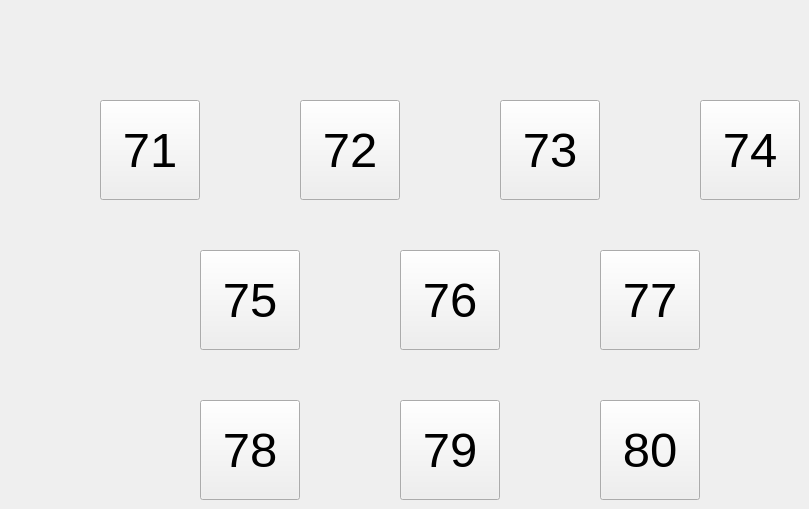
   <widget class="QWidget" name="page_8">
    <widget class="QPushButton" name="Pigsty_72">
     <property name="geometry">
      <rect>
       <x>300</x>
       <y>100</y>
       <width>100</width>
       <height>100</height>
      </rect>
     </property>
     <property name="font">
      <font>
       <pointsize>37</pointsize>
      </font>
     </property>
     <property name="text">
      <string>72</string>
     </property>
    </widget>
    <widget class="QPushButton" name="Pigsty_74">
     <property name="geometry">
      <rect>
       <x>700</x>
       <y>100</y>
       <width>100</width>
       <height>100</height>
      </rect>
     </property>
     <property name="font">
      <font>
       <pointsize>37</pointsize>
      </font>
     </property>
     <property name="text">
      <string>74</string>
     </property>
    </widget>
    <widget class="QPushButton" name="Pigsty_73">
     <property name="geometry">
      <rect>
       <x>500</x>
       <y>100</y>
       <width>100</width>
       <height>100</height>
      </rect>
     </property>
     <property name="font">
      <font>
       <pointsize>37</pointsize>
      </font>
     </property>
     <property name="text">
      <string>73</string>
     </property>
    </widget>
    <widget class="QPushButton" name="Pigsty_77">
     <property name="geometry">
      <rect>
       <x>600</x>
       <y>250</y>
       <width>100</width>
       <height>100</height>
      </rect>
     </property>
     <property name="font">
      <font>
       <pointsize>37</pointsize>
      </font>
     </property>
     <property name="text">
      <string>77</string>
     </property>
    </widget>
    <widget class="QPushButton" name="Pigsty_71">
     <property name="geometry">
      <rect>
       <x>100</x>
       <y>100</y>
       <width>100</width>
       <height>100</height>
      </rect>
     </property>
     <property name="font">
      <font>
       <pointsize>37</pointsize>
      </font>
     </property>
     <property name="text">
      <string>71</string>
     </property>
    </widget>
    <widget class="QPushButton" name="Pigsty_75">
     <property name="geometry">
      <rect>
       <x>200</x>
       <y>250</y>
       <width>100</width>
       <height>100</height>
      </rect>
     </property>
     <property name="font">
      <font>
       <pointsize>37</pointsize>
      </font>
     </property>
     <property name="text">
      <string>75</string>
     </property>
    </widget>
    <widget class="QPushButton" name="Pigsty_78">
     <property name="geometry">
      <rect>
       <x>200</x>
       <y>400</y>
       <width>100</width>
       <height>100</height>
      </rect>
     </property>
     <property name="font">
      <font>
       <pointsize>37</pointsize>
      </font>
     </property>
     <property name="text">
      <string>78</string>
     </property>
    </widget>
    <widget class="QPushButton" name="Pigsty_79">
     <property name="geometry">
      <rect>
       <x>400</x>
       <y>400</y>
       <width>100</width>
       <height>100</height>
      </rect>
     </property>
     <property name="font">
      <font>
       <pointsize>37</pointsize>
      </font>
     </property>
     <property name="text">
      <string>79</string>
     </property>
    </widget>
    <widget class="QPushButton" name="Pigsty_76">
     <property name="geometry">
      <rect>
       <x>400</x>
       <y>250</y>
       <width>100</width>
       <height>100</height>
      </rect>
     </property>
     <property name="font">
      <font>
       <pointsize>37</pointsize>
      </font>
     </property>
     <property name="text">
      <string>76</string>
     </property>
    </widget>
    <widget class="QPushButton" name="Pigsty_80">
     <property name="geometry">
      <rect>
       <x>600</x>
       <y>400</y>
       <width>100</width>
       <height>100</height>
      </rect>
     </property>
     <property name="font">
      <font>
       <pointsize>37</pointsize>
      </font>
     </property>
     <property name="text">
      <string>80</string>
     </property>
    </widget>
   </widget>
